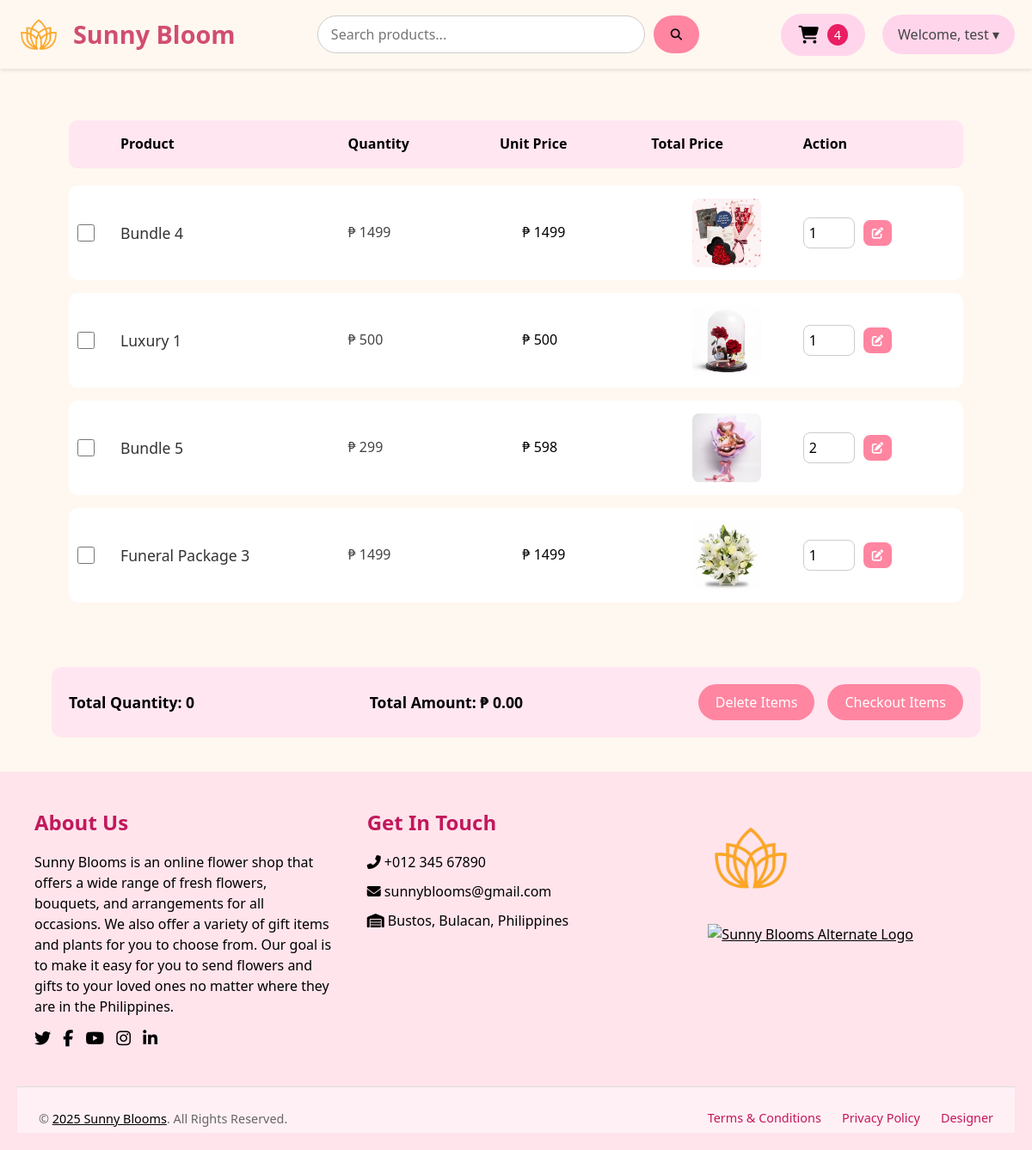
Screenshot of /php/cart.php (signed in) with the database file from the repository.
### tables this page shows
CREATE TABLE `design_settings` (
  `id` int(11) NOT NULL,
  `background_color` varchar(255) DEFAULT NULL,
  `font_color` varchar(255) DEFAULT NULL,
  `shop_name` varchar(255) DEFAULT NULL,
  `logo_path` varchar(255) DEFAULT NULL,
  `image_one_path` varchar(255) DEFAULT NULL,
  `image_two_path` varchar(255) DEFAULT NULL,
  `image_three_path` varchar(255) DEFAULT NULL
);

CREATE TABLE `cart` (
  `id` int(11) NOT NULL,
  `user_id` int(11) DEFAULT NULL,
  `product_id` int(11) DEFAULT NULL,
  `product_name` varchar(255) DEFAULT NULL,
  `product_image` varchar(255) DEFAULT NULL,
  `quantity` int(11) DEFAULT NULL,
  `price` varchar(255) DEFAULT NULL,
  `created_at` timestamp NOT NULL DEFAULT current_timestamp(),
  `updated_at` timestamp NOT NULL DEFAULT current_timestamp() ON UPDATE current_timestamp()
);

CREATE TABLE `product` (
  `id` int(11) NOT NULL,
  `name` varchar(255) NOT NULL,
  `image` varchar(255) NOT NULL,
  `category` varchar(255) NOT NULL,
  `qty` int(11) NOT NULL,
  `price` varchar(255) DEFAULT NULL,
  `category_id` int(11) DEFAULT NULL,
  `status` varchar(50) DEFAULT 'Available',
  `total_sold` int(11) DEFAULT 0,
  `available_stocks` int(11) DEFAULT 0
);

### php/cart.php (the view, shortened to what this page needs)
<?php
require 'connection.php';
if (isset($_SESSION['user_name'])) {
    $userName = $_SESSION['user_name'];
} else {
    header("Location: http://localhost/flowershop/php/login.php");
    exit;
}
$sqlGetSettings = "SELECT * FROM design_settings WHERE id = 1";
$resultSettings = $conn->query($sqlGetSettings);
if ($resultSettings->num_rows > 0) {
    while ($row = $resultSettings->fetch_assoc()) {
        $shopName = $row["shop_name"];
        $logoPath = $row["logo_path"];
    }
} else {
    echo "0 results";
}
?>
<!DOCTYPE html>
<html lang="en">
<head>
    <link rel="stylesheet" href="https://cdnjs.cloudflare.com/ajax/libs/font-awesome/6.4.2/css/all.min.css" />
    <link rel="stylesheet" href="../css/cart.css" />
</head>
<body>
<header class="header">
  <a href="customer-dashboard.php?user=<?= htmlspecialchars($userName) ?>" class="container-header">
    <img class="logo" src="../img/<?= htmlspecialchars(basename($logoPath)) ?>" alt="Sunny Blooms Logo" />
    <label class="shop"><?= htmlspecialchars($shopName) ?></label>
  </a>
  <div class="content-search">
    <input type="text" class="search-bar" placeholder="Search products..." />
    <button class="search-button">
      <i class="fa-solid fa-magnifying-glass"></i>
    </button>
  </div>
  <div class="header-right">
    <a href="cart.php?user=<?= urlencode($userName) ?>" class="cart-link">
      <button class="cart-button">
        <i class="fas fa-shopping-cart"></i>
        <?php
          $userQuery = "SELECT id FROM users WHERE name = ?";
          $stmt = mysqli_prepare($conn, $userQuery);
          mysqli_stmt_bind_param($stmt, "s", $userName);
          mysqli_stmt_execute($stmt);
          $userResult = mysqli_stmt_get_result($stmt);
          $userRow = mysqli_fetch_assoc($userResult);
          $user_id = $userRow['id'] ?? 0;
          $cartQuery = "SELECT COUNT(*) AS count FROM cart WHERE user_id = ?";
          $cartStmt = mysqli_prepare($conn, $cartQuery);
          mysqli_stmt_bind_param($cartStmt, "i", $user_id);
          mysqli_stmt_execute($cartStmt);
          $cartResult = mysqli_stmt_get_result($cartStmt);
          $cartCount = mysqli_fetch_assoc($cartResult)['count'] ?? 0;
          echo "<span class='cart-number'>$cartCount</span>";
        ?>
      </button>
    </a>
    <nav class="nav-right">
      <div class="dropdown">
        <button class="dropbtn">Welcome, <?= htmlspecialchars($userName) ?> &#9662;</button>
      </div>
    </nav>
  </div>
</header>
    <?php
    echo '<div class="cart-container">';
    echo '<div class="row-fields">';
    echo '<p></p>';
    echo '<p>Product</p>';
    echo '<p>Quantity</p>';
    echo '<p>Unit Price</p>';
    echo '<p>Total Price</p>';
    echo '<p>Action</p>';
    echo '</div>';
    $cartItemsQuery = "SELECT c.id, c.product_name, c.quantity, p.price, p.image, p.id AS product_id
                        FROM cart c
                        JOIN product p ON c.product_id = p.id
                        WHERE c.user_id = ?";
    $cartItemsStatement = mysqli_prepare($conn, $cartItemsQuery);
    mysqli_stmt_bind_param($cartItemsStatement, "i", $user_id);
    mysqli_stmt_execute($cartItemsStatement);
    $cartItemsResult = mysqli_stmt_get_result($cartItemsStatement);
    $totalQuantity = 0;
    $totalPrice = 0;
    while ($cartItem = mysqli_fetch_assoc($cartItemsResult)):
        $quantity = $cartItem['quantity'];
        $price = $cartItem['price'];
        $totalQuantity += $quantity;
        $totalPrice += ($quantity * $price);
        ?>
        <div class="items">
            <input type="checkbox" name="selected_items[]" value="<?php echo $cartItem['id']; ?>" class="box">
            <p class="prod-name"><?php echo $cartItem['product_name']; ?></p>
            <p class="tPrice">₱ <?php echo $price; ?></p>
            <p style="position:relative; left:15%">₱ <?php echo $quantity * $price; ?></p>
            <img src="../img/<?php echo $cartItem['image']; ?>" alt="<?php echo $cartItem['product_name']; ?>" class="img-prod" height="90" width="90" />
            <form method="post" class="forms" action="update-cart.php" id="update_form_<?php echo $cartItem['id']; ?>">
                <input type="number" class="quantity-txt" name="new_quantity" id="new_quantity_<?php echo $cartItem['id']; ?>" value="<?php echo $quantity; ?>" min="1">
                <button type="submit"><i class="fa-solid fa-pen-to-square" style="color: #ffffff;"></i></button>
            </form>
        </div>
    <?php endwhile;
    echo '</div>';
    ?>
    <div class="total-container">
    <span id="totalQuantity">Total Quantity: <?php echo $totalQuantity; ?></span>
    <span id="totalPrice">Total Amount: <?php echo $totalPrice; ?></span>
    <form id="cartForm" method="post" action="cart.php?user=<?php echo $userName; ?>">
        <button class="delete-button" type="submit" name="delete_items">Delete Items</button>
        <button type="submit" name="checkout_items">Checkout Items</button>
    </form>
    </div>
</body>
</html>
<?php
include 'footer.php';
?>

### css/cart.css (style rules this page uses)
* { margin: 0; padding: 0; box-sizing: border-box; font-family: 'Segoe UI', Tahoma, Geneva, Verdana, sans-serif; }
body { background-color: #fff8f0; color: #333; line-height: 1.6; }
.header { padding: 15px 20px; display: flex; align-items: center; justify-content: space-between; box-shadow: 0 2px 4px rgba(0, 0, 0, 0.1); }
.container-header { display: flex; align-items: center; gap: 15px; text-decoration: none; }
.logo { width: 50px; height: 50px; }
.shop { font-size: 1.8rem; font-weight: bold; color: #d14d72; }
.content-search { flex: 1; display: flex; justify-content: center; gap: 10px; }
.search-bar { width: 60%; padding: 10px 15px; border-radius: 25px; border: 1px solid #ccc; outline: none; font-size: 1rem; transition: 0.3s ease; }
.search-button { padding: 10px 20px; border-radius: 25px; border: none; background-color: #ff85a1; color: #fff; cursor: pointer; transition: background-color 0.3s ease; }
.header-right { display: flex; align-items: center; gap: 20px; }
.cart-button { background-color: #ffd5ec; border: none; padding: 12px 20px; border-radius: 999px; cursor: pointer; font-size: 1.1rem; display: flex; align-items: center; gap: 10px; }
.cart-button i { font-size: 1.3rem; }
.cart-link { text-decoration: none; color: inherit; }
.cart-number { background-color: #e91e63; color: white; padding: 3px 8px; font-size: 0.9rem; border-radius: 50%; }
.nav-right { display: flex; align-items: center; }
.dropdown { position: relative; display: inline-block; }
.dropbtn { background-color: #ffd5ec; color: #444; padding: 12px 18px; border: none; border-radius: 30px; font-size: 1rem; cursor: pointer; }
.cart-container { width: 90%; max-width: 1200px; margin: 40px auto; background-color: #fff8f0; border-radius: 12px; padding: 20px; }
.row-fields { display: grid; grid-template-columns: 50px 1.5fr 1fr 1fr 1fr 1fr; font-weight: bold; padding: 15px 10px; background-color: #ffe6f0; border-radius: 10px; color: #d14d72; margin-bottom: 20px; font-size: 1rem; }
.items { display: grid; grid-template-columns: 50px 1.5fr 1fr 1fr 1fr 1fr; align-items: center; padding: 15px 10px; background-color: #fff; margin-bottom: 15px; border-radius: 10px; transition: background-color 0.2s ease; }
.box { width: 20px; height: 20px; cursor: pointer; }
.prod-name { font-size: 1.1rem; color: #333; font-weight: 500; }
.tPrice { font-weight: 500; color: #444; }
.items p { margin: 0; }
.img-prod { border-radius: 8px; object-fit: cover; width: 80px; height: 80px; margin: auto; }
.forms { display: flex; align-items: center; gap: 10px; }
.quantity-txt { width: 60px; padding: 6px; border: 1px solid #ccc; border-radius: 8px; font-size: 1rem; }
.forms button { padding: 6px 10px; background-color: #ff85a1; border: none; border-radius: 8px; cursor: pointer; color: white; transition: background-color 0.3s ease; }
.total-container { width: 90%; max-width: 1200px; margin: 30px auto; display: flex; flex-wrap: wrap; justify-content: space-between; align-items: center; padding: 20px; background-color: #ffe6f0; border-radius: 12px; font-size: 1.1rem; font-weight: bold; color: #d14d72; }
.total-container form { display: flex; gap: 15px; flex-wrap: wrap; }
.total-container button { padding: 10px 20px; background-color: #ff85a1; color: white; border: none; border-radius: 25px; font-size: 1rem; cursor: pointer; transition: background-color 0.3s ease; }

### rows the page displays
design_settings: logo_path (picture), shop_name "Sunny Bloom"
cart: product_name "Bundle 4", product.price "1499", $quantity*$price "1499", product.image (picture), new_quantity "1"
cart: product_name "Luxury 1", product.price "500", $quantity*$price "500", product.image (picture), new_quantity "1"
cart: product_name "Bundle 5", product.price "299", $quantity*$price "598", product.image (picture), new_quantity "2"
cart: product_name "Funeral Package 3", product.price "1499", $quantity*$price "1499", product.image (picture), new_quantity "1"

### other values shown
$cartCount "4"
$userName "test"
